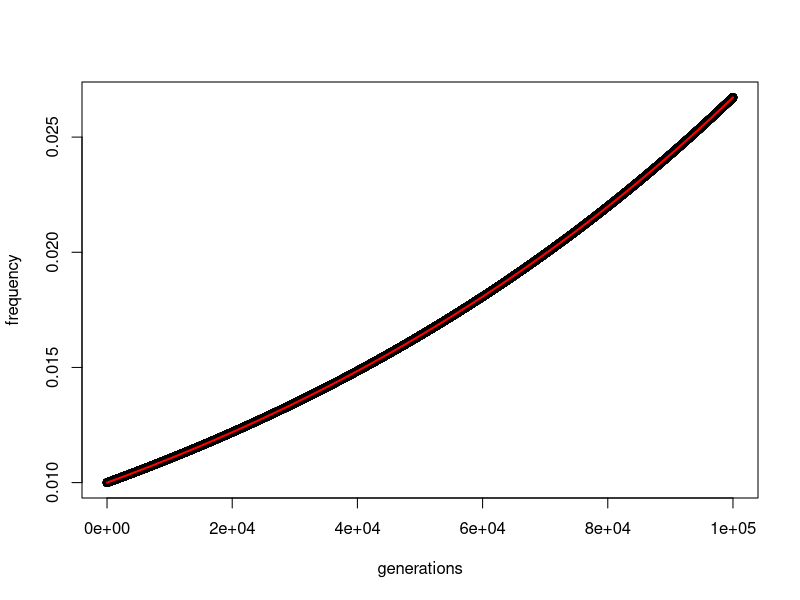
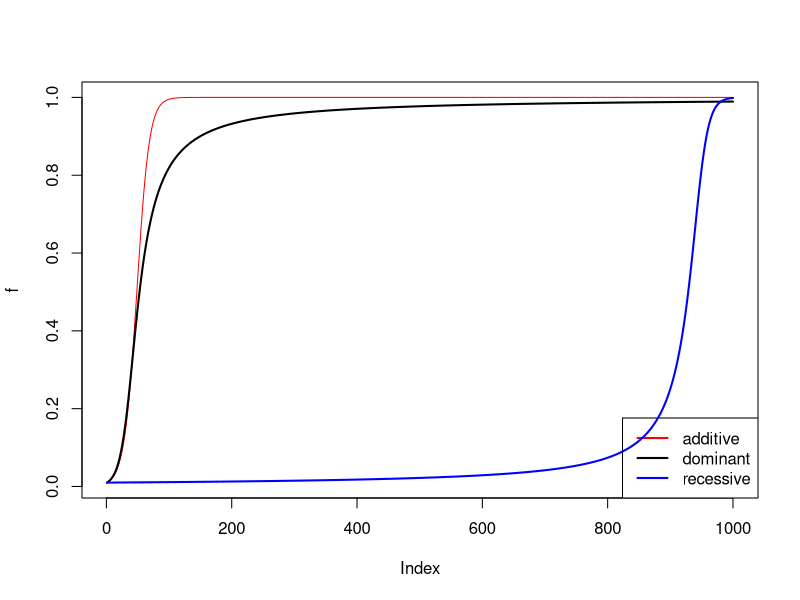
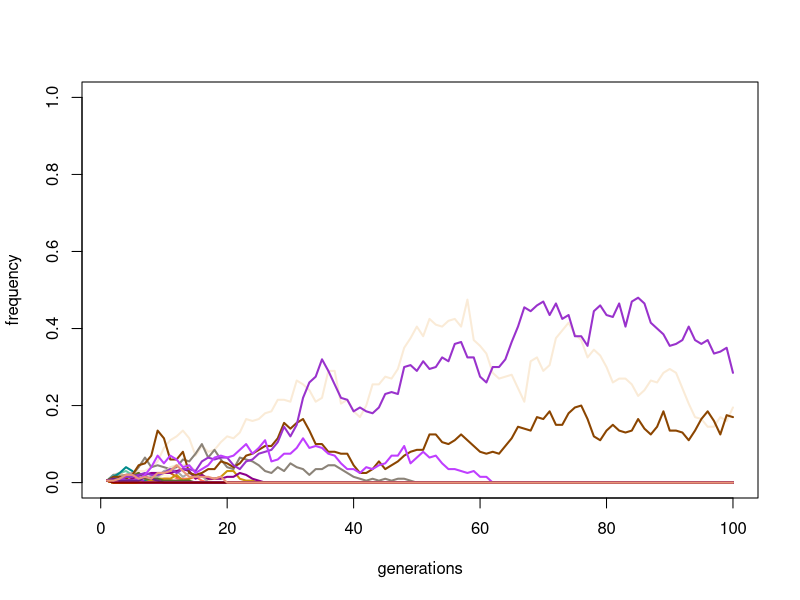
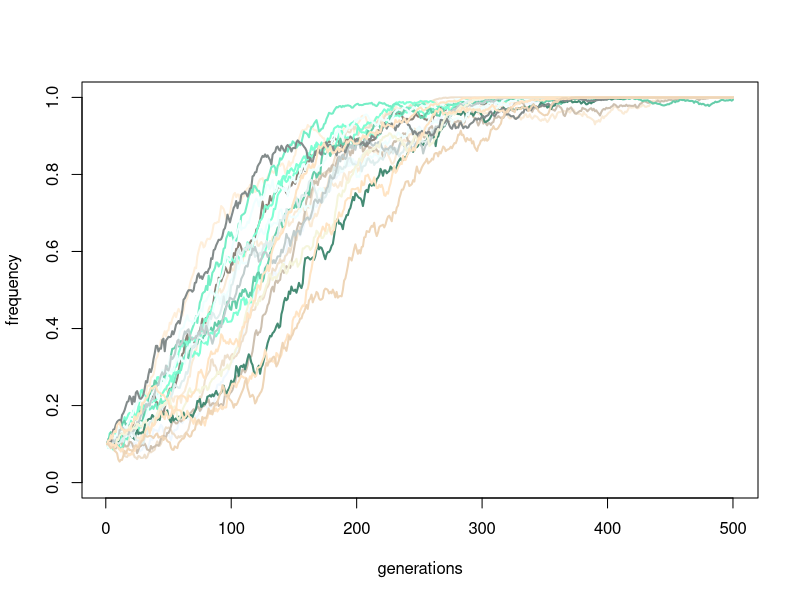

Source code (R) for these figures, in order:
## ---- chunk 1
# changes in allele frequency
t <- 1:100000
f0 <- 0.01
s <- 0.00001
plot(f0/(f0+(1-s)^t*(1-f0)), ylab="frequency", xlab="generations")

# exponential distribution
lines(f0/(f0+exp(-s*t)*(1-f0)), type="l", col="red", lwd=2)
## ---- chunk 2
## directional selection
s <- 0.1 # selection coefficient

## additive
f <- rep(0,1000)
f[1] <- 0.01
for (t in 2:1000) f[t] <- f[t-1] + s*f[t-1]*(1-f[t-1])
plot(f, type="l", col="red")
legend("bottomright", col=c("red","black","blue"), legend=c("additive", "dominant", "recessive"), lty=1, lwd=2)

## dominant
f <- rep(0,1000)
f[1] <- 0.01
for (t in 2:1000) f[t] <- f[t-1] + s*f[t-1]*(1-f[t-1])^2 / (1 - s*(1-f[t-1]^2))
lines(f, type="l", col="black", lwd=2)

## recessive
f <- rep(0,1000)
f[1] <- 0.01
for (t in 2:1000) f[t] = f[t-1] + (s*(f[t-1])^2*(1-f[t-1])) / (1 - s*(2*f[t-1]*(1-f[t-1]) + (1-f[t-1])^2))
lines(f, type="l", col="blue", lwd=2)
## ---- chunk 3
simulateTrajectory <- function(s, N, t=500, nrepl=100, initFreq=1/(2*N)) {

        cat("2Ns =",2*N*s,"\n")

        # initialise frequencies
        fA <- matrix(NA, nrow=nrepl, ncol=t)
        # fA[,1] <- 1/(2*N)
        fA[,1] <- initFreq

        # viability
        vAA <- 1
        vAa <- 1 - s
        vaa <- 1 - (2*s)

        for (r in 1:nrepl) {

                for (i in 2:t) {

                        # selection
                        fpA <- fA[r,i-1] * (vAA*fA[r,i-1] + (vAa*(1-fA[r,i-1]))) / (vAA*fA[r,i-1]^2 + 2*vAa*fA[r,i-1]*(1-fA[r,i-1]) + vaa*(1-fA[r,i-1])^2)

                        if (fpA <= 0) { fA[r,i:t] <- 0; break} # lost
                        if (fpA >= 1) { fA[r,i:t] <- 1; break} # fixed

                        # drift
                        fA[r,i] <- rbinom (n=1, size=2*N, prob=fpA) / (2*N)

                }

        }

        u <- 0
        if ((2*N*s) > -1) u <- 1/(2*N)
        if ((2*N*s) > 1) u <- 2*s
    
        cat("Lost = ", length(which(fA[,t]==0)), "\n")
        cat("Fixed = ", length(which(fA[,t]==1)), "\t (neutral expected = ", (u*nrepl), ")\n")
    
        return(invisible(fA));

}
## ---- chunk 4
plotTrajectory <- function(fA, ylim=c(0,1), tlim=c(1,NA)) {
        cols <- colors()
        if (is.na(tlim[2])) tlim <- c(1,ncol(fA))
        plot(fA[1,],ylim=ylim,ty="l",xlim=tlim,col=cols[2],xlab="generations",ylab="frequency",lwd=2)
        for (i in 2:nrow(fA)) lines(fA[i,],type="l",col=cols[i+1],lwd=2)
}
## ---- chunk 5
plotTrajectory(simulateTrajectory(s=0.001, N=100, t=100, nrepl=100))
## ---- chunk 6
plotTrajectory(simulateTrajectory(s=0.02, N=1000, t=500, nrepl=20, initFreq=0.1))
## ---- chunk 7
# what happens if we change "s" and "N" or "initFreq" or "t"?
